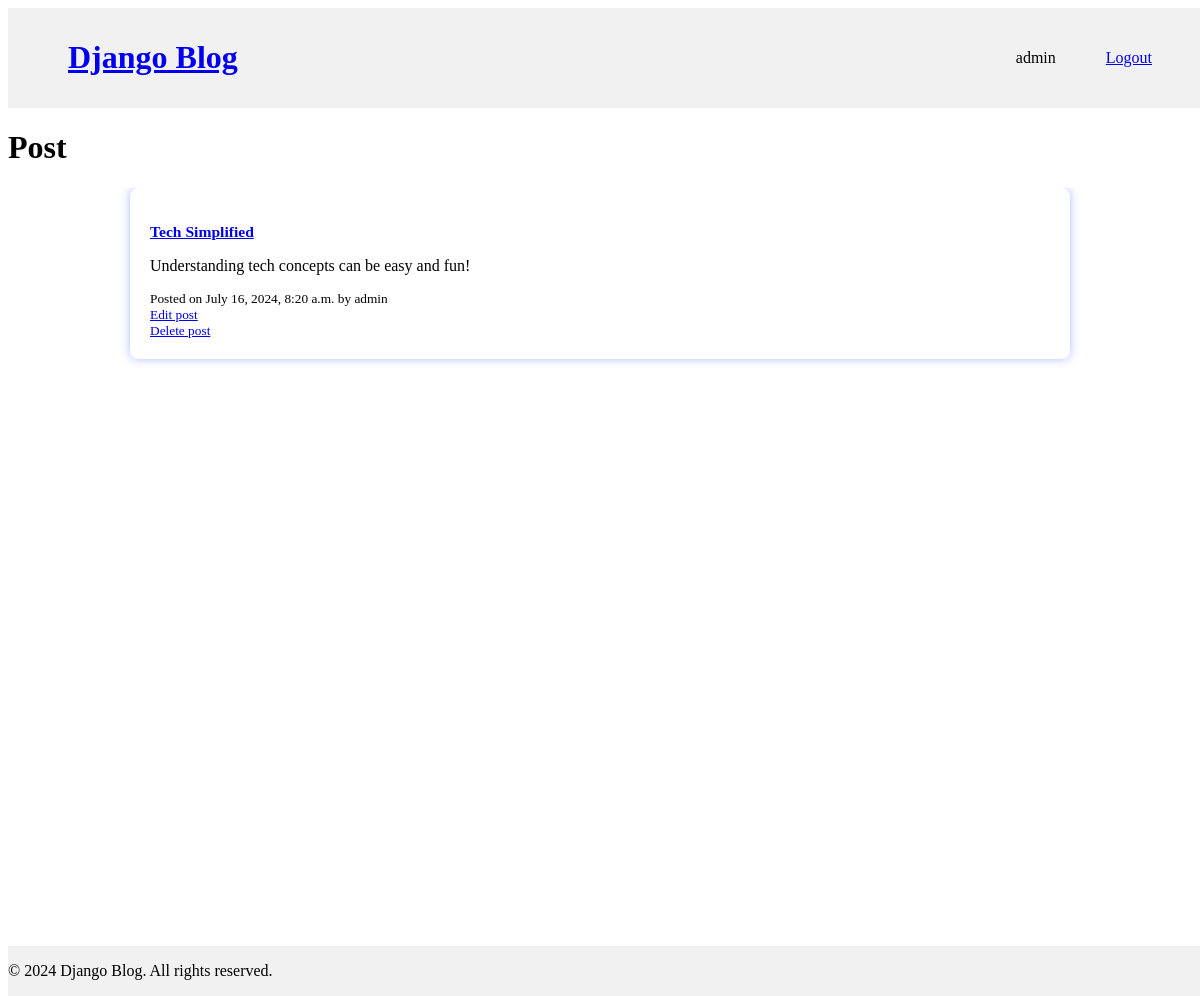
The page /blogs/13/ (signed in) on the database its author committed.
### blogs/models.py (models this page shows, shortened)
class Post(models.Model):
    user = models.ForeignKey(User, on_delete=models.CASCADE)
    title = models.CharField(max_length=100)
    content = models.TextField()
    date_posted = models.DateTimeField(default=timezone.now)

### blogs/views.py (the view)
# urls.py: path("<int:pk>/", views.detailPost.as_view(), name='detailPost'),
class detailPost(DetailView):
    model = Post
    template_name = 'blogs/detailPost.html'
    def get_context_data(self, **kwargs):
        context = super().get_context_data(**kwargs)
        return context

### blogs/templates/blogs/detailPost.html (shortened to what this page needs)
{% load static %}
<!DOCTYPE html>
<html lang="en">
<head>
    <link rel="stylesheet" href="{% static 'blogs/detailPost.css' %}">
</head>
<body>
    {% include 'header.html' %}
    <h1>Post</h1>
    <div class="container">
        <div class="post">
            <a href="{% url 'detailPost' post.pk %}">
                <h3>{{ post.title }}</h3>
            </a>
            <p>{{ post.content }}</p>
            <small>Posted on {{ post.date_posted }} by {{ post.user.username }}</small>
            {% if post.user.username == user.username %}
                <a href="{% url 'editPost' post.pk %}">
                    Edit post
                </a>
                <a href="{% url 'deletePost' post.pk %}">
                    Delete post
                </a>
            {% endif %}
        </div>
    </div>
    {% include 'footer.html' %}
</body>
</html>

### templates/header.html (shortened to what this page needs)
<header>
    <div class="left-section">
        <a href="{% url 'home' %}">
            <h1>Django Blog</h1>
        </a>
    </div>
    {% if request.disable_login != True %}
        <div class="right-section">
            {% if user.is_authenticated %}
                <span class="username">{{ user.username }}</span>
                <a href="{% url 'logout' %}">Logout</a>
            {% else %}
                <a href="{% url 'authentication' %}">Login</a>
            {% endif %}
        </div>
    {% endif %}
</header>

### blogs/static/blogs/detailPost.css (style rules this page uses)
.container { display: flex; justify-content: center; align-items: flex-start; min-height: 100vh; margin: 0; overflow-y: auto; }
.post { max-width: 900px; width: 100%; padding: 20px; box-shadow: 0 0 10px rgba(153, 171, 253, 0.8); background-color: #ffffff; border-radius: 8px; }
.post small, .post a { display: block; font-size: smaller; }

### templates/header.html (style rules this page uses)
header { display: flex; justify-content: space-between; align-items: center; padding: 10px; width: 100%; background-color: #f1f1f1; }
.left-section { margin-left: 50px; }
.right-section { display: flex; align-items: center; margin-right: 50px; }
.username { margin-right: 50px; }

### rows shown on the page
Post: title "Tech Simplified", content "Understanding tech concepts can be easy and fun!", date_posted "July 16, 2024, 8:20 a.m.", user.username "admin"

### other values the page prints
{{ user.username }} "admin"
